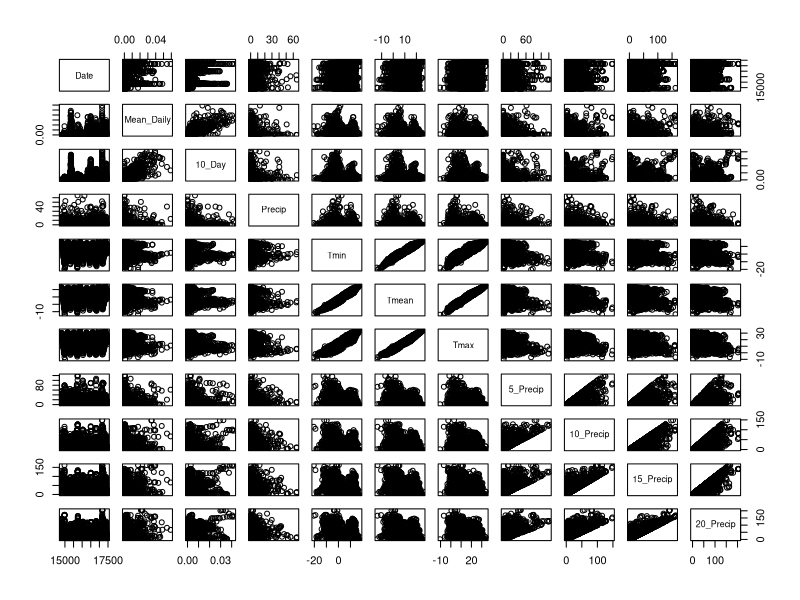
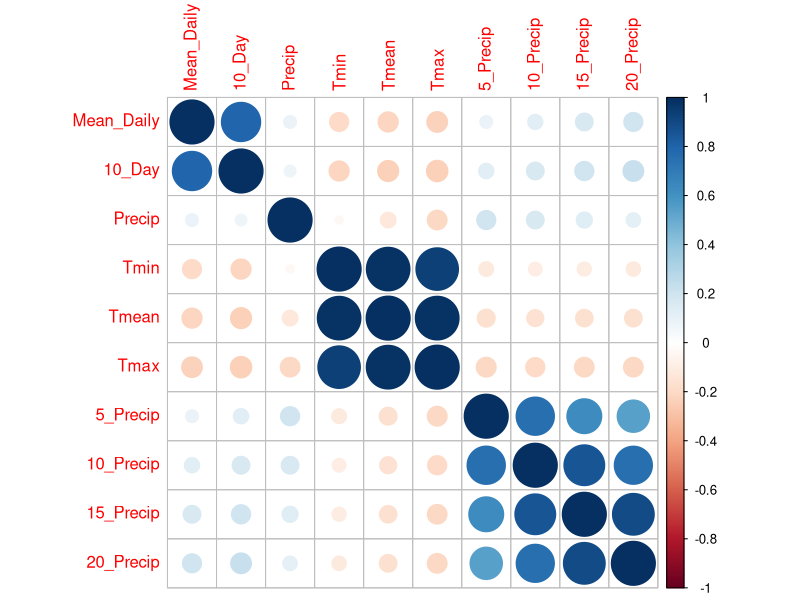
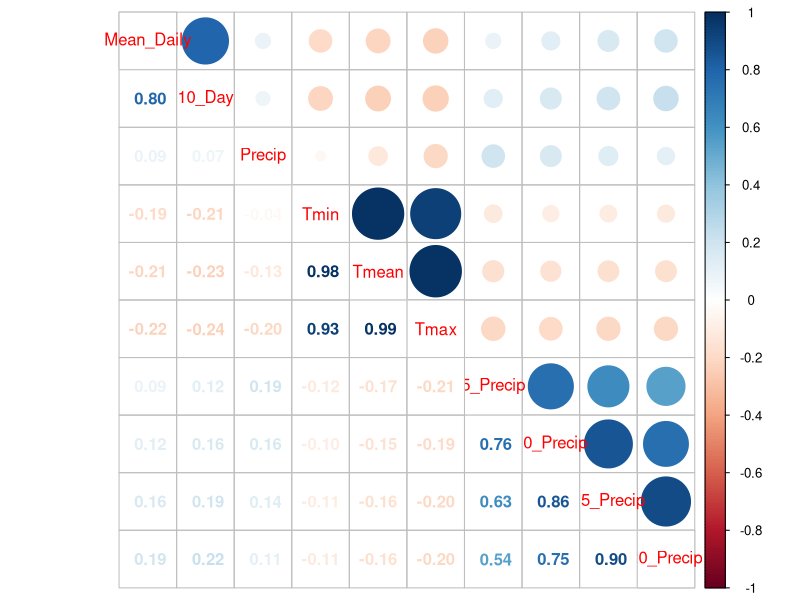
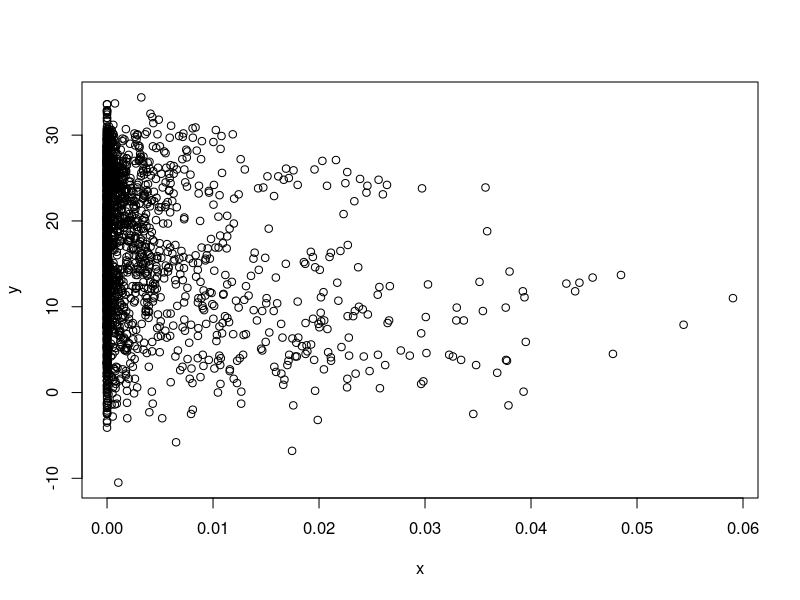
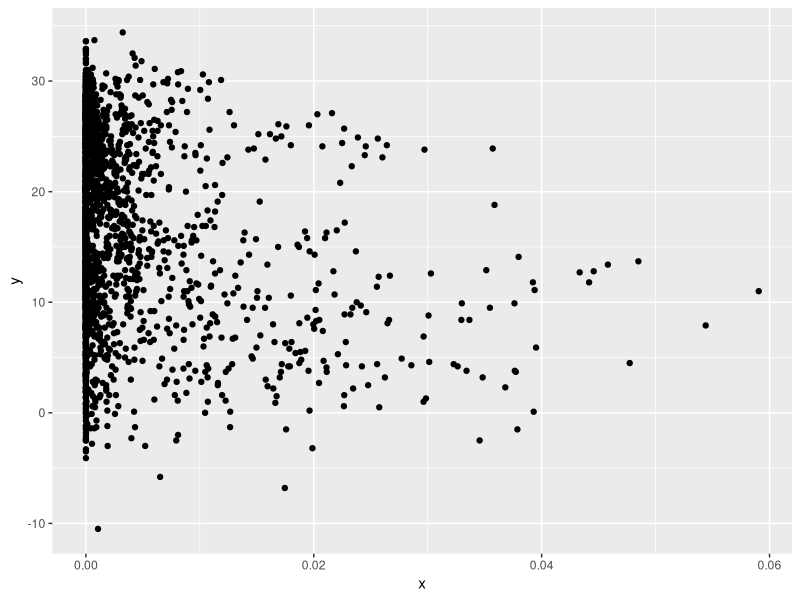

Write R code to recreate these figures, in order.
## ---- chunk 1
install.packages("tidyverse")
library(tidyverse)
install.packages("ggplot2")
library(ggplot2)
library(lubridate)
install.packages("corrplot")
library(corrplot)
## ---- chunk 2
R_Ready_Clover <- read_csv("R_Ready_Clover_new.csv", 
    col_types = cols(Date = col_date(format = "%m/%d/%Y")))

Rclover=R_Ready_Clover

Rclover=as.data.frame(Rclover)
## ---- chunk 3
#correlate function from R class

correlatefunction = function(x,y){
  xAnom= x-mean(x)
  xVar = t(xAnom)%*%xAnom/(length(xAnom)-1)
  yAnom= y-mean(y)
  yVar = t(yAnom)%*%yAnom/(length(yAnom)-1)
  covarianceXY = t(xAnom) %*% yAnom/ (length(x)-1)
  rho= covarianceXY/(sqrt(xVar*yVar))
  print(rho)
}

#isolate the variables for correlation function
discharge=Rclover$Mean_Daily
dischargeTen=Rclover$`10_Day`
precip=Rclover$Precip
tMean=Rclover$Tmean
tMax=Rclover$Tmax
tMin=Rclover$Tmin
precip5=Rclover$`5_Precip`
precip10=Rclover$`10_Precip`
precip15=Rclover$`15_Precip`
precip20=Rclover$`20_Precip`

#discharge correlation
correlatefunction(discharge,precip)
# 0.08778667

correlatefunction(discharge,tMean)
# -0.2119314

correlatefunction(discharge, tMax)
#-0.223613

correlatefunction(discharge, tMin)
#-0.1901913

correlatefunction(discharge, precip5)
#0.08854493

correlatefunction(discharge, precip10)
#0.1223839


correlatefunction(discharge, precip15)
# 0.1646641

correlatefunction(discharge, precip20)
#0.1901128

#10-day moving average discharge 
correlatefunction(dischargeTen, precip)
# 0.07474993

correlatefunction(dischargeTen,tMax)
# -0.2393274

correlatefunction(dischargeTen, tMean)
#-0.2306164

correlatefunction(dischargeTen, tMin)
 #-0.2116937

correlatefunction(dischargeTen, precip5)
#0.1244685

correlatefunction(dischargeTen,precip10)
#0.1647268

correlatefunction(dischargeTen, precip15)
#0.19286

correlatefunction(dischargeTen, precip20)
#0.2241105

## ---- chunk 4
plot(Rclover)
## ---- chunk 5
#keep date
Rclover=Rclover[-1]
Rclover

M=cor(Rclover)
corrplot(M,method="circle")
corrplot.mixed(M)
## ---- chunk 6
x=discharge
y=tMax

desMatrix1=matrix(x) #design matrix
#check NA
any(is.na(desMatrix1))
#linear algebra model function
#library(tidyverse)
linearAlgebraModel=function(desMatrix1,y){
  XX=t(desMatrix1)%*%desMatrix1
  XY=t(desMatrix1)%*%y
  B=solve(XX)%*%XY
  print(B)
}
linearAlgebraModel(desMatrix1, y)

B=linearAlgebraModel(desMatrix1,y)
waitSEQ=seq(0,.5)
yhat1=waitSEQ*B[1]
yhat1
#library(ggplot2)
plot(x,y)
ggplot()+geom_point(aes(x,y))+geom_line(aes(waitSEQ,yhat1))
